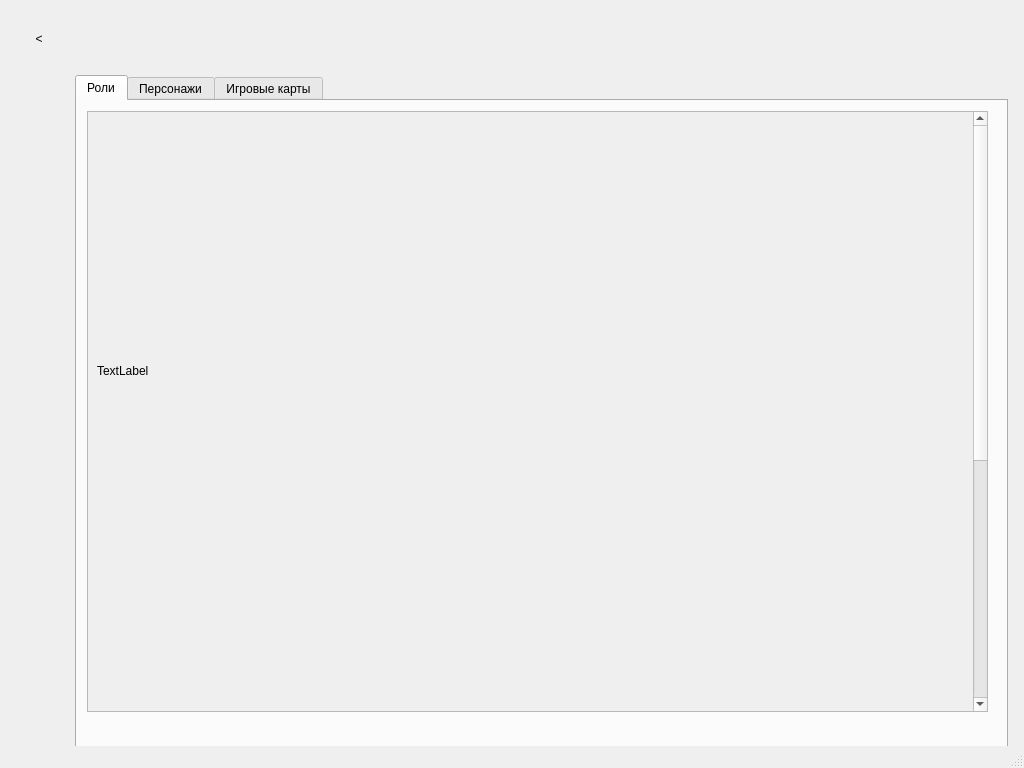
<?xml version="1.0" encoding="UTF-8"?>
<ui version="4.0">
 <class>CardsWindow</class>
 <widget class="QMainWindow" name="CardsWindow">
  <property name="geometry">
   <rect>
    <x>0</x>
    <y>0</y>
    <width>1024</width>
    <height>768</height>
   </rect>
  </property>
  <property name="windowTitle">
   <string>Карты</string>
  </property>
  <widget class="QWidget" name="centralwidget">
   <widget class="QLabel" name="labelBack">
    <property name="geometry">
     <rect>
      <x>15</x>
      <y>15</y>
      <width>48</width>
      <height>48</height>
     </rect>
    </property>
    <property name="text">
     <string>&lt;</string>
    </property>
    <property name="alignment">
     <set>Qt::AlignCenter</set>
    </property>
   </widget>
   <widget class="QTabWidget" name="tabWidgetCards">
    <property name="geometry">
     <rect>
      <x>75</x>
      <y>75</y>
      <width>933</width>
      <height>737</height>
     </rect>
    </property>
    <property name="currentIndex">
     <number>0</number>
    </property>
    <widget class="QWidget" name="tabRoles">
     <attribute name="title">
      <string>Роли</string>
     </attribute>
     <widget class="QScrollArea" name="scrollArea">
      <property name="geometry">
       <rect>
        <x>10</x>
        <y>10</y>
        <width>901</width>
        <height>601</height>
       </rect>
      </property>
      <property name="widgetResizable">
       <bool>true</bool>
      </property>
      <widget class="QWidget" name="scrollAreaWidgetContents">
       <property name="geometry">
        <rect>
         <x>0</x>
         <y>0</y>
         <width>882</width>
         <height>1024</height>
        </rect>
       </property>
       <layout class="QGridLayout" name="gridLayout">
        <item row="1" column="0">
         <widget class="QLabel" name="labelTest_2">
          <property name="minimumSize">
           <size>
            <width>0</width>
            <height>500</height>
           </size>
          </property>
          <property name="text">
           <string>TextLabel</string>
          </property>
         </widget>
        </item>
        <item row="0" column="0">
         <widget class="QLabel" name="labelTest_1">
          <property name="minimumSize">
           <size>
            <width>0</width>
            <height>500</height>
           </size>
          </property>
          <property name="text">
           <string>TextLabel</string>
          </property>
         </widget>
        </item>
       </layout>
      </widget>
     </widget>
    </widget>
    <widget class="QWidget" name="tabCharacters">
     <attribute name="title">
      <string>Персонажи</string>
     </attribute>
     <widget class="QWidget" name="gridLayoutWidget_2">
      <property name="geometry">
       <rect>
        <x>10</x>
        <y>10</y>
        <width>911</width>
        <height>601</height>
       </rect>
      </property>
      <layout class="QGridLayout" name="gridLayoutCharacters"/>
     </widget>
    </widget>
    <widget class="QWidget" name="tabGameCards">
     <attribute name="title">
      <string>Игровые карты</string>
     </attribute>
     <widget class="QWidget" name="gridLayoutWidget_3">
      <property name="geometry">
       <rect>
        <x>10</x>
        <y>10</y>
        <width>911</width>
        <height>601</height>
       </rect>
      </property>
      <layout class="QGridLayout" name="gridLayoutGameCards"/>
     </widget>
    </widget>
   </widget>
  </widget>
  <widget class="QMenuBar" name="menubar">
   <property name="geometry">
    <rect>
     <x>0</x>
     <y>0</y>
     <width>1024</width>
     <height>21</height>
    </rect>
   </property>
  </widget>
  <widget class="QStatusBar" name="statusbar"/>
 </widget>
 <resources/>
 <connections/>
</ui>
